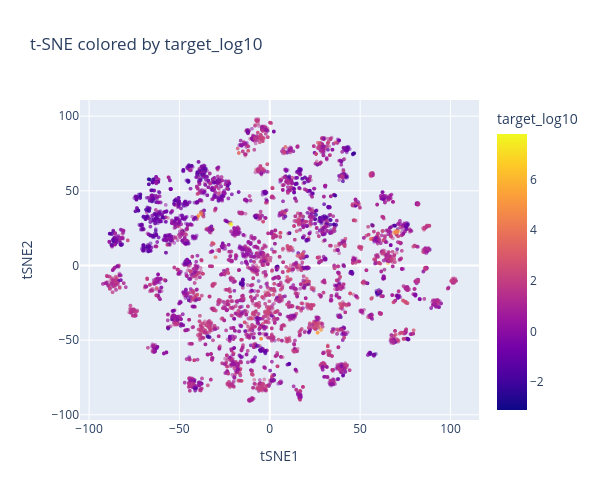

Notebook code cell kept with this figure:
### Code cell
fig = px.scatter(
  tsne_df.reset_index(), x="tSNE1", y="tSNE2", color=TARGET,
  hover_name=tsne_df.index.name or "index",
  opacity=0.5,
  title=f"t-SNE colored by {TARGET}",
  width=600, height=500,
)
fig.update_traces(marker_size=4)
fig.show()

### Figure 1 — Plotly figure (JSON) as saved in the notebook; plotly's stock layout.template omitted (floating-point values rounded to 4 significant figures; data arrays with more than 128 entries replaced by an {"elided": "..."} marker saying what was removed)
{"data": [{"hovertemplate": "<b>%{hovertext}</b><br><br>tSNE1=%{x}<br>tSNE2=%{y}<br>target_log10=%{marker.color}<extra></extra>", "hovertext": {"elided": "8475 float values"}, "legendgroup": "", "marker": {"color": {"elided": "8475 float values"}, "coloraxis": "coloraxis", "opacity": 0.5, "size": 4, "symbol": "circle"}, "mode": "markers", "name": "", "showlegend": false, "type": "scattergl", "x": {"elided": "8475 float values"}, "xaxis": "x", "y": {"elided": "8475 float values"}, "yaxis": "y"}], "layout": {"coloraxis": {"colorbar": {"title": {"text": "target_log10"}}, "colorscale": [[0, "#0d0887"], [0.1111, "#46039f"], [0.2222, "#7201a8"], [0.3333, "#9c179e"], [0.4444, "#bd3786"], [0.5556, "#d8576b"], [0.6667, "#ed7953"], [0.7778, "#fb9f3a"], [0.8889, "#fdca26"], [1, "#f0f921"]]}, "height": 500, "legend": {"tracegroupgap": 0}, "title": {"text": "t-SNE colored by target_log10"}, "width": 600, "xaxis": {"anchor": "y", "domain": [0, 1], "title": {"text": "tSNE1"}}, "yaxis": {"anchor": "x", "domain": [0, 1], "title": {"text": "tSNE2"}}}}
